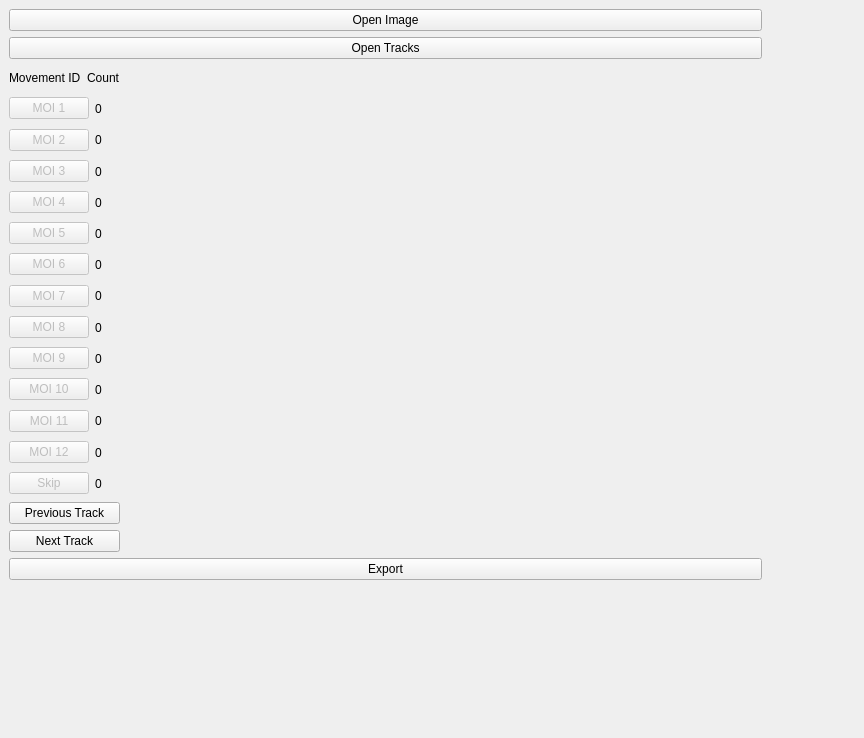
<?xml version="1.0" encoding="UTF-8"?>
<ui version="4.0">
 <class>Form</class>
 <widget class="QWidget" name="Form">
  <property name="geometry">
   <rect>
    <x>0</x>
    <y>0</y>
    <width>864</width>
    <height>738</height>
   </rect>
  </property>
  <property name="sizePolicy">
   <sizepolicy hsizetype="Expanding" vsizetype="Expanding">
    <horstretch>0</horstretch>
    <verstretch>0</verstretch>
   </sizepolicy>
  </property>
  <property name="windowTitle">
   <string>Form</string>
  </property>
  <widget class="QWidget" name="layoutWidget">
   <property name="geometry">
    <rect>
     <x>9</x>
     <y>9</y>
     <width>753</width>
     <height>571</height>
    </rect>
   </property>
   <layout class="QVBoxLayout" name="verticalLayout_2">
    <item>
     <widget class="QPushButton" name="pushButton_openimg">
      <property name="text">
       <string>Open Image</string>
      </property>
     </widget>
    </item>
    <item>
     <widget class="QPushButton" name="pushButton_opentrk">
      <property name="text">
       <string>Open Tracks</string>
      </property>
     </widget>
    </item>
    <item>
     <layout class="QHBoxLayout" name="horizontalLayout_6">
      <item>
       <layout class="QVBoxLayout" name="verticalLayout">
        <item>
         <layout class="QHBoxLayout" name="horizontalLayout">
          <item>
           <widget class="QLabel" name="label">
            <property name="text">
             <string>Movement ID</string>
            </property>
           </widget>
          </item>
          <item>
           <widget class="QLabel" name="label_5">
            <property name="text">
             <string>Count</string>
            </property>
           </widget>
          </item>
         </layout>
        </item>
        <item>
         <layout class="QHBoxLayout" name="horizontalLayout_2">
          <item>
           <widget class="QPushButton" name="pushButton_1">
            <property name="enabled">
             <bool>false</bool>
            </property>
            <property name="text">
             <string>MOI 1</string>
            </property>
           </widget>
          </item>
          <item>
           <widget class="QLabel" name="count_1">
            <property name="text">
             <string>0</string>
            </property>
           </widget>
          </item>
         </layout>
        </item>
        <item>
         <layout class="QHBoxLayout" name="horizontalLayout_3">
          <item>
           <widget class="QPushButton" name="pushButton_2">
            <property name="enabled">
             <bool>false</bool>
            </property>
            <property name="text">
             <string>MOI 2</string>
            </property>
           </widget>
          </item>
          <item>
           <widget class="QLabel" name="count_2">
            <property name="text">
             <string>0</string>
            </property>
           </widget>
          </item>
         </layout>
        </item>
        <item>
         <layout class="QHBoxLayout" name="horizontalLayout_4">
          <item>
           <widget class="QPushButton" name="pushButton_3">
            <property name="enabled">
             <bool>false</bool>
            </property>
            <property name="text">
             <string>MOI 3</string>
            </property>
           </widget>
          </item>
          <item>
           <widget class="QLabel" name="count_3">
            <property name="text">
             <string>0</string>
            </property>
           </widget>
          </item>
         </layout>
        </item>
        <item>
         <layout class="QHBoxLayout" name="horizontalLayout_5">
          <item>
           <widget class="QPushButton" name="pushButton_4">
            <property name="enabled">
             <bool>false</bool>
            </property>
            <property name="text">
             <string>MOI 4</string>
            </property>
           </widget>
          </item>
          <item>
           <widget class="QLabel" name="count_4">
            <property name="text">
             <string>0</string>
            </property>
           </widget>
          </item>
         </layout>
        </item>
        <item>
         <layout class="QHBoxLayout" name="horizontalLayout_7">
          <item>
           <widget class="QPushButton" name="pushButton_5">
            <property name="enabled">
             <bool>false</bool>
            </property>
            <property name="text">
             <string>MOI 5</string>
            </property>
           </widget>
          </item>
          <item>
           <widget class="QLabel" name="count_5">
            <property name="text">
             <string>0</string>
            </property>
           </widget>
          </item>
         </layout>
        </item>
        <item>
         <layout class="QHBoxLayout" name="horizontalLayout_8">
          <item>
           <widget class="QPushButton" name="pushButton_6">
            <property name="enabled">
             <bool>false</bool>
            </property>
            <property name="text">
             <string>MOI 6</string>
            </property>
           </widget>
          </item>
          <item>
           <widget class="QLabel" name="count_6">
            <property name="text">
             <string>0</string>
            </property>
           </widget>
          </item>
         </layout>
        </item>
        <item>
         <layout class="QHBoxLayout" name="horizontalLayout_9">
          <item>
           <widget class="QPushButton" name="pushButton_7">
            <property name="enabled">
             <bool>false</bool>
            </property>
            <property name="text">
             <string>MOI 7</string>
            </property>
           </widget>
          </item>
          <item>
           <widget class="QLabel" name="count_7">
            <property name="text">
             <string>0</string>
            </property>
           </widget>
          </item>
         </layout>
        </item>
        <item>
         <layout class="QHBoxLayout" name="horizontalLayout_10">
          <item>
           <widget class="QPushButton" name="pushButton_8">
            <property name="enabled">
             <bool>false</bool>
            </property>
            <property name="text">
             <string>MOI 8</string>
            </property>
           </widget>
          </item>
          <item>
           <widget class="QLabel" name="count_8">
            <property name="text">
             <string>0</string>
            </property>
           </widget>
          </item>
         </layout>
        </item>
        <item>
         <layout class="QHBoxLayout" name="horizontalLayout_11">
          <item>
           <widget class="QPushButton" name="pushButton_9">
            <property name="enabled">
             <bool>false</bool>
            </property>
            <property name="text">
             <string>MOI 9</string>
            </property>
           </widget>
          </item>
          <item>
           <widget class="QLabel" name="count_9">
            <property name="text">
             <string>0</string>
            </property>
           </widget>
          </item>
         </layout>
        </item>
        <item>
         <layout class="QHBoxLayout" name="horizontalLayout_12">
          <item>
           <widget class="QPushButton" name="pushButton_10">
            <property name="enabled">
             <bool>false</bool>
            </property>
            <property name="text">
             <string>MOI 10</string>
            </property>
           </widget>
          </item>
          <item>
           <widget class="QLabel" name="count_10">
            <property name="text">
             <string>0</string>
            </property>
           </widget>
          </item>
         </layout>
        </item>
        <item>
         <layout class="QHBoxLayout" name="horizontalLayout_13">
          <item>
           <widget class="QPushButton" name="pushButton_11">
            <property name="enabled">
             <bool>false</bool>
            </property>
            <property name="text">
             <string>MOI 11</string>
            </property>
           </widget>
          </item>
          <item>
           <widget class="QLabel" name="count_11">
            <property name="text">
             <string>0</string>
            </property>
           </widget>
          </item>
         </layout>
        </item>
        <item>
         <layout class="QHBoxLayout" name="horizontalLayout_14">
          <item>
           <widget class="QPushButton" name="pushButton_12">
            <property name="enabled">
             <bool>false</bool>
            </property>
            <property name="text">
             <string>MOI 12</string>
            </property>
           </widget>
          </item>
          <item>
           <widget class="QLabel" name="count_12">
            <property name="text">
             <string>0</string>
            </property>
           </widget>
          </item>
         </layout>
        </item>

        <item>
         <layout class="QHBoxLayout" name="horizontalLayout_15">
          <item>
           <widget class="QPushButton" name="pushButton_skip">
            <property name="enabled">
             <bool>false</bool>
            </property>
            <property name="text">
             <string>Skip</string>
            </property>
           </widget>
          </item>
          <item>
           <widget class="QLabel" name="count_skip">
            <property name="text">
             <string>0</string>
            </property>
           </widget>
          </item>
         </layout>
        </item>
        <!-- <item>
         <widget class="QPushButton" name="pushButton_skip">
          <property name="text">
           <string>Next Cluster</string>
          </property>
         </widget>
        </item> -->
        <item>
         <widget class="QPushButton" name="pushButton_prev">
          <property name="text">
           <string>Previous Track</string>
          </property>
         </widget>
        </item>
        <item>
         <widget class="QPushButton" name="pushButton_next">
          <property name="text">
           <string>Next Track</string>
          </property>
         </widget>
        </item>
       </layout>
      </item>
      <item>
       <widget class="QLabel" name="label_img">
        <property name="sizePolicy">
         <sizepolicy hsizetype="Expanding" vsizetype="Expanding">
          <horstretch>0</horstretch>
          <verstretch>0</verstretch>
         </sizepolicy>
        </property>
        <property name="minimumSize">
         <size>
          <width>640</width>
          <height>480</height>
         </size>
        </property>
        <property name="autoFillBackground">
         <bool>true</bool>
        </property>
        <property name="text">
         <string/>
        </property>
       </widget>
      </item>
     </layout>
    </item>
    <item>
     <widget class="QPushButton" name="pushButton_export">
      <property name="text">
       <string>Export</string>
      </property>
     </widget>
    </item>
   </layout>
  </widget>
  <widget class="QLabel" name="label_1">
   <property name="geometry">
    <rect>
     <x>15</x>
     <y>586</y>
     <width>840</width>
     <height>16</height>
    </rect>
   </property>
   <property name="text">
    <string/>
   </property>
  </widget>
  <widget class="QLabel" name="label_2">
   <property name="geometry">
    <rect>
     <x>15</x>
     <y>605</y>
     <width>840</width>
     <height>16</height>
    </rect>
   </property>
   <property name="text">
    <string/>
   </property>
  </widget>
  <widget class="QLabel" name="label_3">
   <property name="geometry">
    <rect>
     <x>15</x>
     <y>624</y>
     <width>840</width>
     <height>16</height>
    </rect>
   </property>
   <property name="text">
    <string/>
   </property>
  </widget>
  <widget class="QLabel" name="label_4">
   <property name="geometry">
    <rect>
     <x>15</x>
     <y>643</y>
     <width>840</width>
     <height>16</height>
    </rect>
   </property>
   <property name="text">
    <string/>
   </property>
  </widget>
 </widget>
 <resources/>
 <connections/>
</ui>
